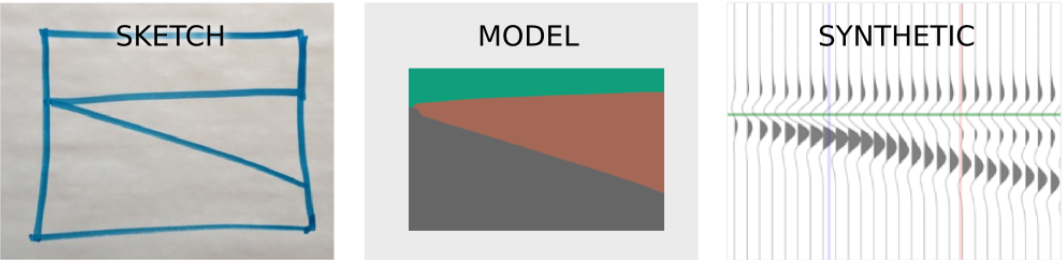
#> input picture workflow.png, 1062 x 260 px
$ python -i segment_5.py   (imports and definitions only)   (older library calls are emulated)
#> lines starting #> are read from the running program, lines starting #| are printed output that depends on the picture; after the words box and inside, x2 and y2 are one past the last pixel; in counts of white or black regions, pixels touching at a corner belong together
from io import BytesIO
import numpy as np
import scipy as sp
import matplotlib.pyplot as plt
from skimage import io, color, segmentation, exposure, img_as_float, feature
from skimage.filters import roberts, sobel, scharr, threshold_otsu, rank, threshold_adaptive
from skimage.util import img_as_ubyte
from skimage.morphology import disk, opening, dilation, closing, erosion, skeletonize, remove_small_objects, white_tophat, black_tophat
from skimage.measure import label

def sketch2model(sketch):
#> called with sketch = 'workflow.png'
    im = io.imread(sketch)
#> im is the input picture: shape (260, 1062, 4); mean R, G, B, A 199.6, 202.2, 200.3, 255
    im = color.rgb2gray(im[0:-1:2,0:-1:2])
#> im: shape (130, 531) float64

    # find the length in pixels of the long edge of the image (as loaded)
    leny, lenx = np.shape(im)
#> leny = 130; lenx = 531
    maxdim = max(leny,lenx)
#> maxdim = 531

    # compressor or limiter (electronics)
    # find hard edges in data with long wavelength variations in amplitude

    # (1) square each element in the image to obtain the power function
    sqr = im**2

    # (2) gaussian of squared image (should the filter parameter of 21 be adjusted or parameterized???)
    flt2 = sp.ndimage.filters.gaussian_filter(sqr,21)

    # (3) divide the intensity of each original pixel by the square root of the smoothed square
    cmprs= im/(np.sqrt(flt2))
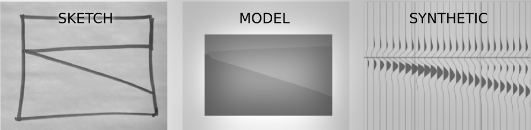
#> cmprs: shape (130, 531) float64; min 0, max 1.37, mean 0.969; drawn with min black and max white

    # contrast stretching
    p2, p98 = np.percentile(cmprs, (2, 98))
#> p2 = 0.515; p98 = 1.26
    rescale = exposure.rescale_intensity(cmprs, in_range=(p2, p98))

    # binarize image with scalar threshold
    binary = ~(color.rgb2gray(rescale) > 0.5)
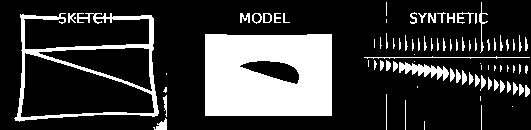
#> binary: shape (130, 531) bool; 21.8% white; 85 white regions (30 under 20 px), largest, box (x1, y1, x2, y2) and area: (205, 34, 332, 116) 9594, (14, 13, 159, 122) 2610, (399, 62, 449, 81) 443

    # binarize image with scalar threshold
    binary = ~(color.rgb2gray(rescale) > 0.5)

    # get the average width of the edges in pixels

    # sum binary map to get total area of edges
    a = np.sum(binary)
#> a = 15062

    # skeletonize and sum the skeleton to get total length of edges
    sk = skeleton_th=skeletonize(binary)
#> sk: shape (130, 531) bool; 3.5% white in thin lines or dots
    l = np.sum(sk)
#> l = 2434
    w= a/l
#> w = 6.19

    # using morphology.remove_small_objects to eliminate both small bright and dark spots

    # calculate size of a square object of size similar to the average width of edges
    selem= disk(w*2)
#> selem: shape (26, 26); values 0 (black) and 1 (white), 70.4% white; 1 black region, box (x1, y1, x2, y2) and area: (0, 0, 26, 26) 200
    obsz = np.sum(selem)
#> obsz = 476
    removed = remove_small_objects(binary,obsz)
#> removed: shape (130, 531) bool; 17.6% white; 2 white regions, box (x1, y1, x2, y2) and area: (205, 34, 332, 116) 9594, (14, 13, 159, 122) 2535
    removed = ~remove_small_objects(~removed,obsz)

    # now that the noise has been removed, get a more representative value for average width of the edges in pixels

    # sum binary map to get total area of edges
    aprime = np.sum(removed)
#> aprime = 12129

    # skeletonize and sum the skeleton to get total length of edges
    skprime = skeleton_th=skeletonize(removed)
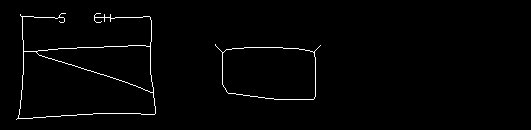
#> skprime: shape (130, 531) bool; 1.5% white in thin lines or dots, all inside (x1, y1, x2, y2) = (16, 13, 321, 120)
    lprime = np.sum(skprime)
#> lprime = 1010
    w= aprime/lprime
#> w = 12.01

    # now that the noise has been removed, get a more representative value for average width of the edges in pixels

    # sum binary map to get total area of edges
    aprime = np.sum(removed)

    # skeletonize and sum the skeleton to get total length of edges
    skprime = skeleton_th=skeletonize(removed)
    lprime = np.sum(skprime)
    w= aprime/lprime

    # clear the objects connected to the image border (in this case just the outside white rim)
    clean_border = segmentation.clear_border(removed)

    # label objects in the cleared image
    all_labels, n = label(clean_border, return_num=True)
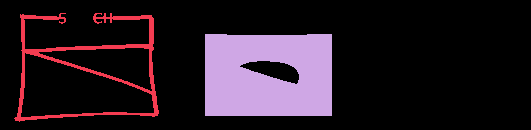
#> all_labels: shape (130, 531) int32; 3 distinct labels, from 0 to 2; one colour per label, 0 black
#> n = 2

    # one instance of closing to connect up lines that weren't completely crossing
    # note: closing is dilation followed by erosion
    # recall maxdim is the maximum of the length and width of the image (in pixels)
    # maxdim*0.0020 is not an arbitrary value. Empirically, this value handles pen/pencil and marker sketches appropriately.
    # Characterizes the human perception of a break in the sketch depending on the field of view.
    eroded = closing(clean_border, disk(maxdim*0.0020))
#> eroded: shape (130, 531) bool; 17.6% white; 2 white regions, box (x1, y1, x2, y2) and area: (205, 34, 332, 116) 9595, (14, 13, 159, 122) 2546

    # skeletonize and dilate to get final boundaries
    edges = skeleton_th=skeletonize(eroded)
    openedsk = ~dilation(edges,disk(1))
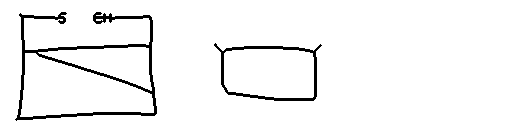
#> openedsk: shape (130, 531) bool; 95.7% white; 2 black regions, box (x1, y1, x2, y2) and area: (15, 12, 157, 121) 2164, (214, 43, 322, 101) 837

    # clear the objects connected to the image border (in this case just the outside rim)
    clean_border1 = segmentation.clear_border(openedsk)
#> clean_border1: shape (130, 531) bool; 17.3% white; 4 white regions (1 under 20 px), largest, box (x1, y1, x2, y2) and area: (20, 53, 154, 117) 5387, (224, 49, 314, 98) 4115, (38, 47, 152, 91) 2428

    # label objects in the cleared image
    all_labels1, n2 = label(clean_border1, return_num=True)
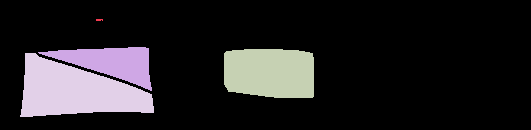
#> all_labels1: shape (130, 531) int32; 5 distinct labels, from 0 to 4; one colour per label, 0 black
#> n2 = 4

    # autocrop by eliminating all empty rows and columns on the outside of the image
    non_empty_columns = np.where(all_labels1.max(axis=0)>0)[0]
#> non_empty_columns = 224 values from 20 to 313
    non_empty_rows = np.where(all_labels1.max(axis=1)>0)[0]
#> non_empty_rows = 72 values from 19 to 116

    cropBox = (min(non_empty_rows), max(non_empty_rows), min(non_empty_columns),
               max(non_empty_columns))
#> cropBox = (19, 116, 20, 313)

    cropped = all_labels1[cropBox[0]:cropBox[1]+1, cropBox[2]:cropBox[3]+1 ]
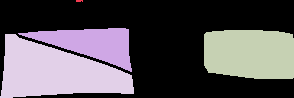
#> cropped: shape (98, 294) int32; 5 distinct labels, from 0 to 4; one colour per label, 0 black

    # cropped a first time apply trigonometric relationship sin(A) * hypotenuse = opposite to calculate the extra
    # amount of cropping to acocunt for non straight border
    # making an assumption that most people can draw a line to within 5 degrees of horizontal/vertical

    m= min(cropped.shape)
#> m = 98
    sn=np.sin(5. * np.pi / 180.)
    cr=m*sn
#> cr = 8.54

    # final cropping
    cropBox = (min(non_empty_rows)+cr, max(non_empty_rows)-cr, min(non_empty_columns)+cr,
               max(non_empty_columns)-cr)
#> cropBox = (27.54, 107.5, 28.54, 304.5)
#> (the run stopped early here; a loop or call above may not have finished)
